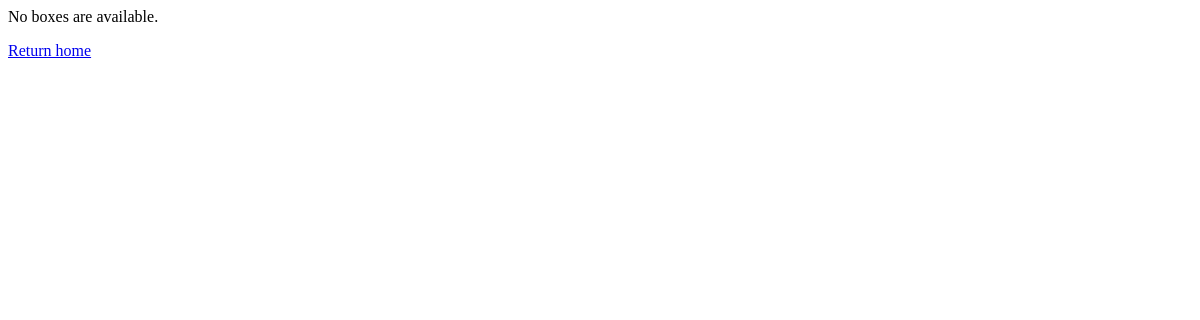
The page /st/list/ on the database as committed earlier.
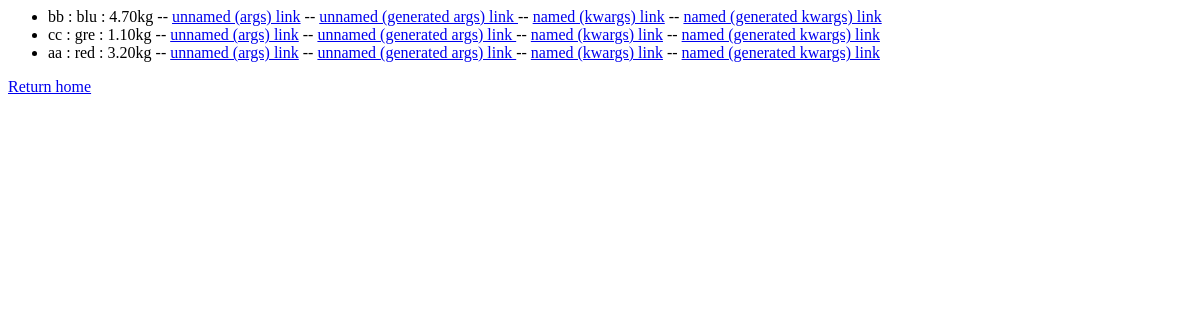
The same page on the database as committed later.
### st_0/models.py (models this page shows, shortened)
class box(models.Model):
    box_name = models.CharField(max_length = 10)
    colors = (('red','red'),
              ('blu','blue'),
              ('gre','green'),
              ('yel','yellow')
    )
    box_color = models.CharField(max_length=3,choices=colors,default='red')
    mass = models.DecimalField(max_digits=5,decimal_places=2)

### st_0/views.py (the view)
def box_list(request):
    box_list = box.objects.all()
    context = {'heavy_items':box_list}
    return render(request, 'list.html', context)

### st_0/templates/list.html
<DOCCTYPE html>
<html lang="en">
<body>
{% if heavy_items %}
    <ul>
    {% for box in heavy_items %}
        <li>{{ box.box_name }} : {{box.box_color}} : {{box.mass}}kg
        -- <a href="../box{{box.pk}}">unnamed (args) link</a>
        -- <a href="{% url 'args' box.pk %}">unnamed (generated args) link </a>
        -- <a href="../bbox{{box.pk}}">named (kwargs) link</a>
        -- <a href="{% url 'kwargs' box.pk %}">named (generated kwargs) link </a>
        </li>
    {% endfor %}
    </ul>
{% else %}
    <p>No boxes are available.</p>
{% endif %}
<a href="{% url 'home' %}">Return home</a>
</body>
</html>

Rows that differ between the two databases and show on the page:
added box: box_name "bb", box_color "blu", mass "4.70"
added box: box_name "cc", box_color "gre", mass "1.10"
added box: box_name "aa", box_color "red", mass "3.20"
Other text that changed with them:
text no longer shown: "No boxes are available."
